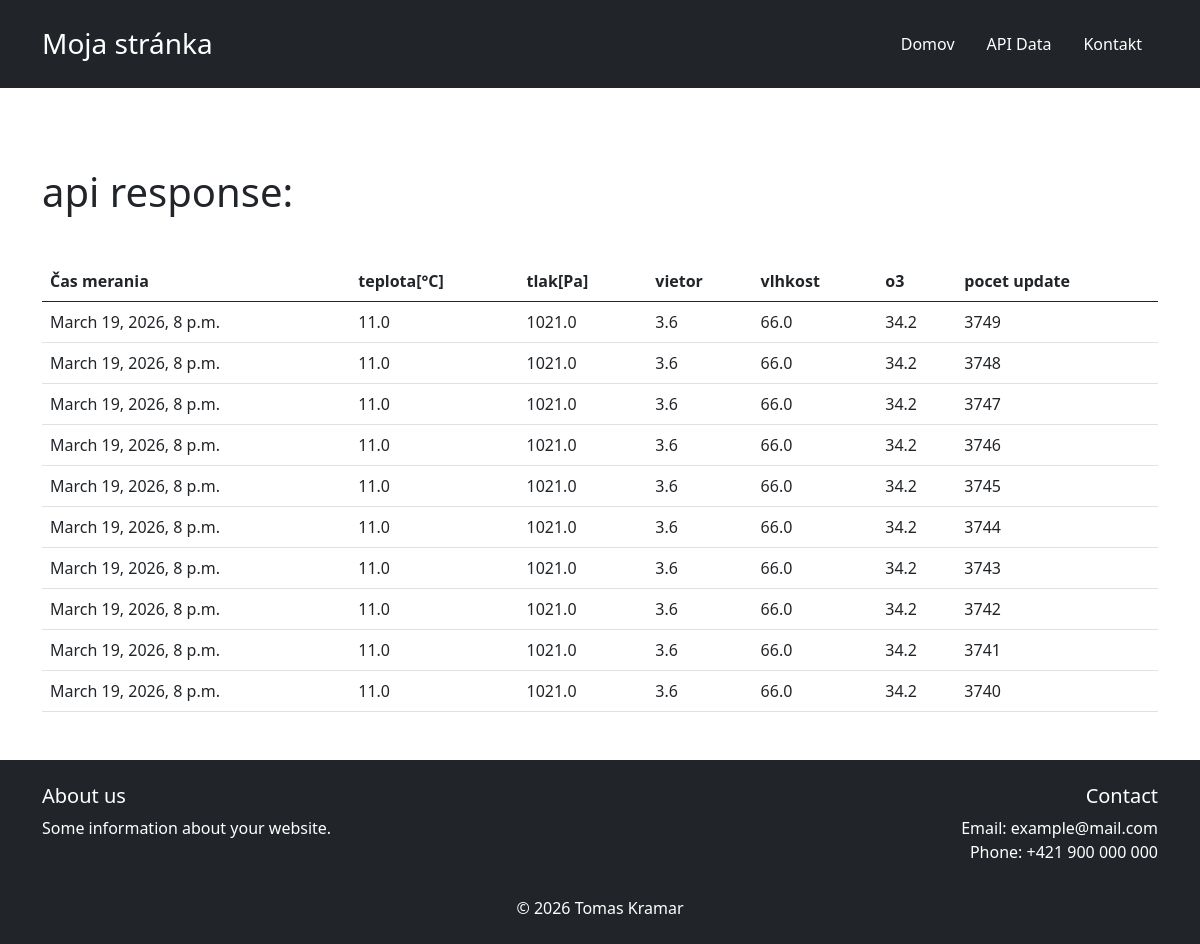
The page / on the database its author committed.
### show_api_data/models.py (models this page shows)
class Pocasie(models.Model):
    cas = models.DateTimeField()          # čas merania
    teplota = models.FloatField()
    vietor = models.FloatField()
    vlhkost = models.FloatField()
    tlak = models.FloatField()
    o3 = models.FloatField()
    pocet = models.IntegerField()

### show_api_data/views.py (the view)
# urls.py: path('',views.BaTable, name = 'base')
def BaTable(request):
    posledne = Pocasie.objects.all().order_by('-id')[:10] # posledných 10 záznamou
    if not posledne:  # ak je stále prázdny
        return HttpResponse("Dáta ešte nie sú načítané")
    '''
    context = {
        "teplota": posledne.teplota,
        "vietor": posledne.vietor,
        "vlhkost": posledne.vlhkost,
        "tlak": posledne.tlak,
        "cas": posledne.cas,
        "o3": posledne.o3,
        "pocet_update":posledne.pocet
    }

    print(f"posledne: {posledne}")
    print(context)
    '''
    context = {"posledne": posledne}
    return render(request, 'show_api_data/Batable.html', context)

### show_api_data/templates/show_api_data/Batable.html (shortened to what this page needs)
{% extends "show_api_data/base.html" %}
{% block content %}
<h1> api response:</h1>
<pre>
</pre>
<table class = "table table-stripped">
    <thead>
    <tr>
        <th>Čas merania</th>
        <th>teplota[°C]</th>
        <th>tlak[Pa]</th>
        <th>vietor</th>
        <th>vlhkost</th>
        <th>o3</th>
        <th>pocet update</th>
    </tr>
    </thead>
    <tbody>
       {% for item in posledne %}
        <tr>
            <td>{{ item.cas }}</td>
            <td>{{ item.teplota }}</td>
            <td>{{ item.tlak }}</td>
            <td>{{ item.vietor }}</td>
            <td>{{ item.vlhkost }}</td>
            <td>{{ item.o3 }}</td>
            <td>{{ item.id }}</td>
        </tr>
        {% endfor %}
</tbody>
</table>
{% endblock %}

### show_api_data/templates/show_api_data/base.html (shortened to what this page needs)
{% load static %}
<!DOCTYPE html>
<html lang="en">
<head>
    <link href="https://cdn.jsdelivr.net/npm/bootstrap@5.0.2/dist/css/bootstrap.min.css" rel="stylesheet">
</head>
<body>
    <header class="bg-dark text-white py-4 ">
        <div class="container d-flex justify-content-between align-items-center">
            <h1 class="h3 mb-0">Moja stránka</h1>
            <nav>
                <ul class="nav">
                    <li class="nav-item"><a class="nav-link text-white" href="#">Domov</a></li>
                    <li class="nav-item"><a class="nav-link text-white" href="#">API Data</a></li>
                    <li class="nav-item"><a class="nav-link text-white" href="#">Kontakt</a></li>
                </ul>
            </nav>
        </div>
    </header>
<main class="container" style="margin-top: 80px;">
{% block content %}
{% endblock %}
</main>
    <footer class="bg-dark text-white py-4 mt-5">
        <div class="container">
            <div class="row">
                <div class="col-md-6">
                    <h5>About us</h5>
                    <p>Some information about your website.</p>
                </div>
                <div class="col-md-6 text-md-end">
                    <h5>Contact</h5>
                    <ul class="list-unstyled">
                        <li>Email: example@mail.com</li>
                        <li>Phone: +421 900 000 000</li>
                    </ul>
                </div>
            </div>
            <div class="text-center mt-3">
                &copy; 2026 Tomas Kramar
            </div>
        </div>
    </footer>
</body>
</html>

### rows shown on the page
Pocasie: cas "March 19, 2026, 8 p.m.", teplota "11.0", tlak "1021.0", vietor "3.6", vlhkost "66.0", o3 "34.2", id "3749"
Pocasie: cas "March 19, 2026, 8 p.m.", teplota "11.0", tlak "1021.0", vietor "3.6", vlhkost "66.0", o3 "34.2", id "3748"
Pocasie: cas "March 19, 2026, 8 p.m.", teplota "11.0", tlak "1021.0", vietor "3.6", vlhkost "66.0", o3 "34.2", id "3747"
Pocasie: cas "March 19, 2026, 8 p.m.", teplota "11.0", tlak "1021.0", vietor "3.6", vlhkost "66.0", o3 "34.2", id "3746"
Pocasie: cas "March 19, 2026, 8 p.m.", teplota "11.0", tlak "1021.0", vietor "3.6", vlhkost "66.0", o3 "34.2", id "3745"
Pocasie: cas "March 19, 2026, 8 p.m.", teplota "11.0", tlak "1021.0", vietor "3.6", vlhkost "66.0", o3 "34.2", id "3744"
Pocasie: cas "March 19, 2026, 8 p.m.", teplota "11.0", tlak "1021.0", vietor "3.6", vlhkost "66.0", o3 "34.2", id "3743"
Pocasie: cas "March 19, 2026, 8 p.m.", teplota "11.0", tlak "1021.0", vietor "3.6", vlhkost "66.0", o3 "34.2", id "3742"
Pocasie: cas "March 19, 2026, 8 p.m.", teplota "11.0", tlak "1021.0", vietor "3.6", vlhkost "66.0", o3 "34.2", id "3741"
Pocasie: cas "March 19, 2026, 8 p.m.", teplota "11.0", tlak "1021.0", vietor "3.6", vlhkost "66.0", o3 "34.2", id "3740"
